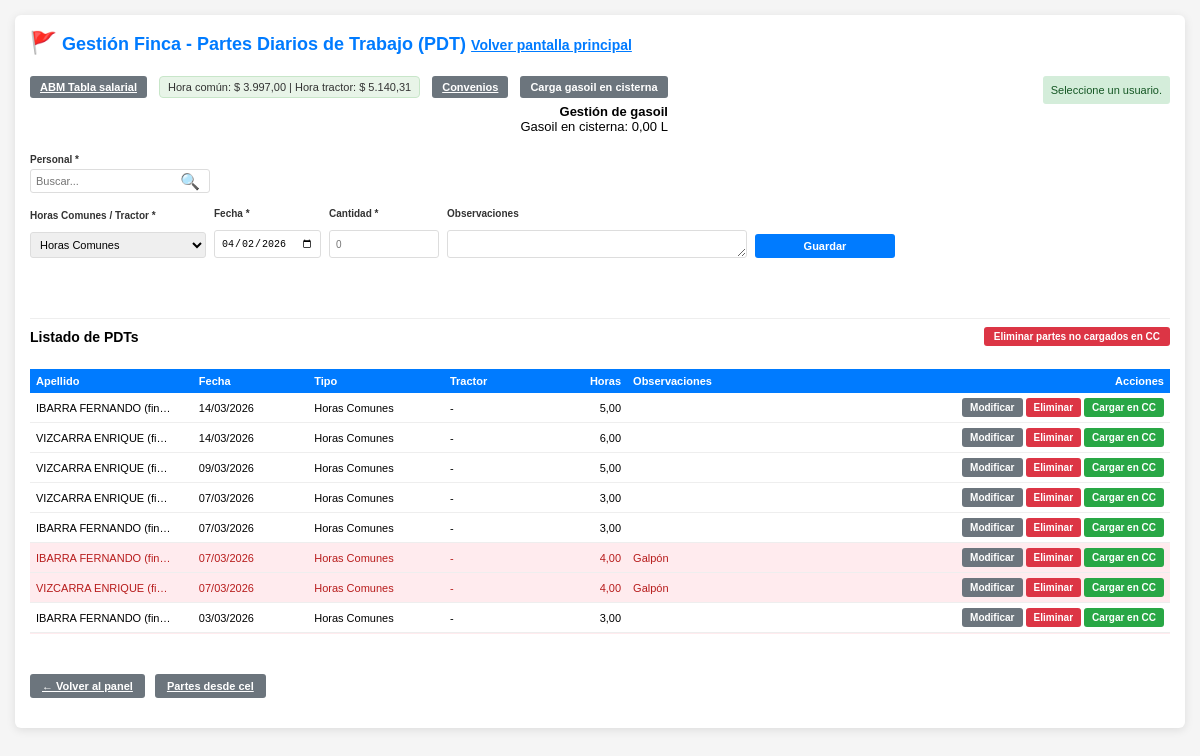
Page /gestionar_finca.php?cc=sin_usuario (signed in) on the earlier database version.
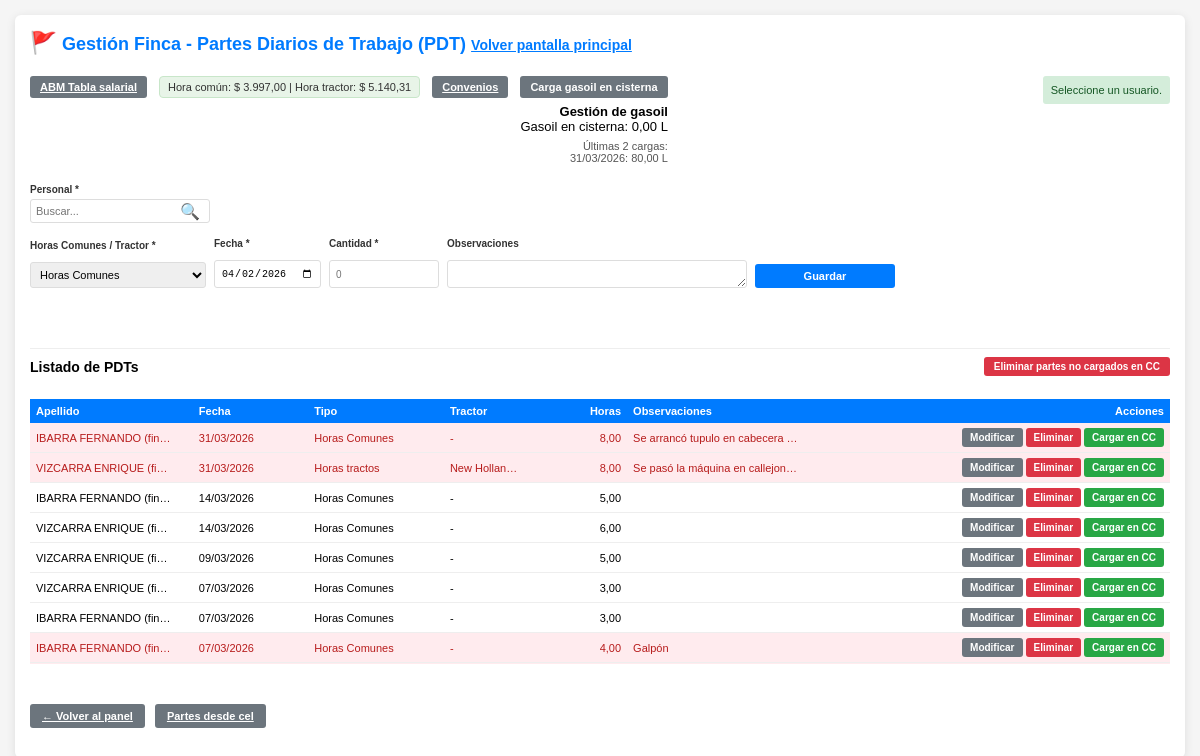
Same page on the later database version.
### tables this page shows
CREATE TABLE `pdt` (
  `id` int(11) NOT NULL AUTO_INCREMENT,
  `usuario_id` int(11) NOT NULL,
  `tipo_horas` enum('Horas tractos','Horas Comunes') NOT NULL DEFAULT 'Horas Comunes',
  `tractor` varchar(100) DEFAULT NULL,
  `fecha` date NOT NULL,
  `horas` decimal(5,2) DEFAULT 0.00,
  `cant_gasoil` decimal(6,2) DEFAULT NULL,
  `cambio_aceite` tinyint(1) DEFAULT 0,
  `en_cc` tinyint(1) DEFAULT 0,
  `observaciones` text DEFAULT NULL,
  `fecha_creacion` timestamp NOT NULL DEFAULT current_timestamp(),
  `fecha_modificacion` timestamp NOT NULL DEFAULT current_timestamp() ON UPDATE current_timestamp(),
  PRIMARY KEY (`id`),
  KEY `idx_usuario` (`usuario_id`),
  KEY `idx_fecha` (`fecha`),
  CONSTRAINT `pdt_ibfk_1` FOREIGN KEY (`usuario_id`) REFERENCES `usuarios` (`id`) ON DELETE CASCADE
);

CREATE TABLE `usuarios` (
  `id` int(11) NOT NULL AUTO_INCREMENT,
  `apellido` varchar(150) NOT NULL,
  `dni` varchar(20) NOT NULL,
  `cuit` varchar(25) DEFAULT NULL,
  `domicilio` varchar(200) DEFAULT NULL,
  `email` varchar(100) DEFAULT NULL,
  `celular` varchar(20) DEFAULT NULL,
  `consorcio` varchar(100) DEFAULT NULL,
  PRIMARY KEY (`id`)
);

### gestionar_finca.php (the view, shortened to what the changed rows need)
<?php
include 'db.php';
$desde_cel = DESDE_CEL;
if ($desde_cel) {
    $form_action_url = 'partes_desde_cel.php';
    $titulo_pagina = 'Partes desde cel';
} else {
    $form_action_url = 'gestionar_finca.php';
    $titulo_pagina = 'Gestión Finca - Partes Diarios de Trabajo (PDT)';
}
$es_nivel_0 = (isset($_SESSION['acceso_nivel']) && (int)$_SESSION['acceso_nivel'] === 0);
$lista_pdt = [];
$sql_lista = "SELECT p.id, p.usuario_id, p.tipo_horas, p.tractor, p.fecha, p.horas, p.cant_gasoil, p.cambio_aceite, p.en_cc, p.observaciones, u.apellido AS usuario_nombre FROM pdt p INNER JOIN usuarios u ON u.id = p.usuario_id ORDER BY p.fecha DESC, p.id DESC LIMIT 200";
$res_lista = mysqli_query($conexion, $sql_lista);
if ($res_lista) {
    while ($row = mysqli_fetch_assoc($res_lista)) {
        $keys = array_map('strtolower', array_keys($row));
        $combined = @array_combine($keys, array_values($row));
        $lista_pdt[] = (is_array($combined) ? $combined : $row);
    }
}
$gasoil_en_sisterna = 0;
$r_g = mysqli_query($conexion, "SELECT COALESCE(SUM(cantidad), 0) AS total FROM gasoil");
if ($r_g && $f_g = mysqli_fetch_assoc($r_g)) {
    $gasoil_en_sisterna = (float)$f_g['total'];
}
$ultimas_cargas_gasoil = [];
$r_cargas = mysqli_query($conexion, "SELECT fecha, cantidad FROM gasoil WHERE cantidad > 0 ORDER BY fecha DESC, id DESC LIMIT 2");
if ($r_cargas) {
    while ($c = mysqli_fetch_assoc($r_cargas)) {
        $ultimas_cargas_gasoil[] = ['fecha' => $c['fecha'], 'cantidad' => (float)$c['cantidad']];
    }
}
?>
<!DOCTYPE html>
<html lang="es">
<head>
</head>
<?php
        $url_esc_volver = $desde_cel ? ($es_nivel_0 ? 'logout.php' : 'gestionar_finca.php') : 'index.php';
        $js_esc = "if((e.keyCode||e.which)==27){var f=document.getElementById('formCargaGasoilSisterna');if(f&&f.style.display!='none'){f.style.display='none';return false;}";
        $js_esc .= "location.href='".addslashes($url_esc_volver)."';return false;}";
        ?>
<body onkeydown="var e=event||window.event;<?= $js_esc ?>">
    <div class="container">
        <div style="display: flex; align-items: flex-start; justify-content: space-between; gap: 20px; flex-wrap: wrap; margin-bottom: 15px;">
            <h2 style="margin: 0;"><span style="font-size: 1.2em;" title="PDT">🚩</span> <?= htmlspecialchars($titulo_pagina) ?> <a href="<?= $desde_cel ? ($es_nivel_0 ? 'logout.php' : 'gestionar_finca.php') : 'index.php' ?>" id="linkVolverEsc" style="font-size: 14px; color: #007bff;" title="Volver (ESC)">Volver pantalla principal</a></h2>
            <div style="text-align: right; flex-shrink: 0; display: flex; align-items: flex-start; gap: 12px; flex-wrap: wrap;">
                <div class="seccion-carga-gasoil" style="display: flex; flex-direction: column; gap: 6px;">
                <div style="font-size: 13px;">
                    <strong>Gestión de gasoil</strong><br>
                    Gasoil en cisterna: <span id="gasoilEnSisternaVal"><?= number_format($gasoil_en_sisterna, 2, ',', '') ?></span> L
                    <?php if (!empty($ultimas_cargas_gasoil)): ?>
                    <div style="margin-top: 6px; font-size: 11px; color: #555;">
                        Últimas 2 cargas:<br>
                        <?php foreach ($ultimas_cargas_gasoil as $c): ?>
                        <?= date('d/m/Y', strtotime($c['fecha'])) ?>: <?= number_format($c['cantidad'], 2, ',', '') ?> L<br>
                        <?php endforeach; ?>
                    </div>
                    <?php endif; ?>
                </div>
            </div>
        </div>
        <div style="margin-top: 24px; padding-top: 8px; position: relative; z-index: 2; clear: both; width: 100%; border-top: 1px solid #eee;">
            <div id="grid1" class="wrap-tabla-pdt">
        <table class="tabla-listado-pdt">
            <colgroup>
            </colgroup>
            <thead>
                <tr>
                    <th class="col-apellido">Apellido</th>
                    <th class="col-fecha">Fecha</th>
                    <th class="col-tipo">Tipo</th>
                    <th class="col-tractor">Tractor</th>
                    <th class="col-horas">Horas</th>
                    <th class="col-observaciones">Observaciones</th>
                    <th class="col-acciones">Acciones</th>
                </tr>
            </thead>
            <tbody>
                <?php $tiene_datos = count($lista_pdt) > 0; ?>
                <?php if ($tiene_datos): ?>
                    <?php foreach ($lista_pdt as $pdt): ?>
                        <?php
                        $p = function($k, $def = '') use ($pdt) {
                            $v = $pdt[$k] ?? $pdt[strtoupper($k)] ?? $pdt[ucfirst($k)] ?? $def;
                            return $v !== null && $v !== '' ? $v : $def;
                        };
                        $tiene_obs = !empty(trim((string)$p('observaciones', '')));
                        $uid = (int)$p('usuario_id', 0);
                        $nom = htmlspecialchars((string)$p('usuario_nombre', '-'));
                        $tipo = htmlspecialchars((string)$p('tipo_horas', '-'));
                        $tractor = htmlspecialchars((string)($p('tractor') ?: '-'));
                        $fechaRaw = $p('fecha', '');
                        $fechaFmt = $fechaRaw ? @date('d/m/Y', strtotime($fechaRaw)) : '-';
                        $horas = (float)$p('horas', 0);
                        $encc = (isset($pdt['en_cc']) ? (int)$pdt['en_cc'] : (int)($pdt['en_cc'] ?? 0));
                        $obs_raw = trim((string)$p('observaciones', ''));
                        $nom_show = (string)$nom; if (function_exists('mb_strlen') && function_exists('mb_substr') && mb_strlen($nom_show) > 20) { $nom_show = mb_substr($nom_show, 0, 20) . '…'; } elseif (strlen($nom_show) > 20) { $nom_show = substr($nom_show, 0, 20) . '…'; }
                        $tipo_show = (string)$tipo;
                        $tractor_show = (string)$tractor; if (function_exists('mb_strlen') && function_exists('mb_substr') && mb_strlen($tractor_show) > 10) { $tractor_show = mb_substr($tractor_show, 0, 10) . '…'; } elseif (strlen($tractor_show) > 10) { $tractor_show = substr($tractor_show, 0, 10) . '…'; }
                        $obs_show = (string)$obs_raw; if (function_exists('mb_strlen') && function_exists('mb_substr') && mb_strlen($obs_show) > 30) { $obs_show = mb_substr($obs_show, 0, 30) . '…'; } elseif (strlen($obs_show) > 30) { $obs_show = substr($obs_show, 0, 30) . '…'; }
                        $fecha_pdt = $fechaRaw ? substr($fechaRaw, 0, 10) : '';
                        $hoy = date('Y-m-d');
                        $ayer = date('Y-m-d', strtotime('-1 day'));
                        $mostrar_mod_elim = !$desde_cel || ($fecha_pdt === $hoy || $fecha_pdt === $ayer);
                        ?>
                        <tr class="fila-pdt<?= $tiene_obs ? ' fila-con-observaciones' : '' ?>" data-usuario-id="<?= $uid ?>"<?= $tiene_obs ? ' title="Clic para ver observaciones"' : '' ?>>
                            <?php $horas_show = number_format($horas, 2, ',', '.'); if (strlen($horas_show) > 6) { $horas_show = substr($horas_show, 0, 6) . '…'; } ?>
                            <td class="col-apellido" title="<?= $nom ?>"><?= $nom_show ?></td>
                            <td class="col-fecha" title="<?= $fechaFmt ?>"><?= $fechaFmt ?></td>
                            <td class="col-tipo" title="<?= $tipo ?>"><?= $tipo_show ?></td>
                            <td class="col-tractor" title="<?= $tractor ?>"><?= $tractor_show ?></td>
                            <td class="col-horas" title="<?= number_format($horas, 2, ',', '.') ?>"><?= $horas_show ?></td>
                            <td class="col-observaciones" title="<?= htmlspecialchars($obs_raw) ?>"><?= htmlspecialchars($obs_show) ?></td>
                            <td class="col-acciones">
                                <div style="display: flex; justify-content: flex-end; width: 100%;">
                                <div class="acciones-botones">
                                    <?php if ($mostrar_mod_elim): ?>
                                    <form method="POST" action="<?= htmlspecialchars($form_action_url) ?>" style="display:inline;">
                                        <button type="submit" name="editar" class="btn btn-secondary">Modificar</button>
                                    </form>
                                    <form method="POST" action="<?= htmlspecialchars($form_action_url) ?>" style="display:inline;">
                                        <button type="submit" name="eliminar" class="btn btn-danger" onclick="return confirm('¿Eliminar este PDT?')">Eliminar</button>
                                    </form>
                                    <?php endif; ?>
                                    <?php if ($encc == 0 && !$desde_cel): ?>
                                    <form method="POST" action="<?= htmlspecialchars($form_action_url) ?>" style="display:inline;">
                                        <button type="submit" name="cargar_cc" class="btn btn-success">Cargar en CC</button>
                                    </form>
                                    <?php endif; ?>
                                </div>
                                </div>
                            </td>
                        </tr>
                    <?php endforeach; ?>
                <?php else: ?>
                    <tr>
                        <td colspan="7" style="text-align: center; padding: 15px; color: #666; font-size: 11px;">No hay partes diarios de trabajo registrados.</td>
                    </tr>
                <?php endif; ?>
            </tbody>
        </table>
            </div>
        </div>
    </div>
</body>
</html>

Differences in the rows shown:
no longer on this page (row unchanged): pdt: usuario.apellido "VIZCARRA ENRIQUE (fi…", fecha "07/03/2026", tipo_horas "Horas Comunes", tractor "-", horas "4,00", observaciones "Galpón"
no longer on this page (row unchanged): pdt: usuario.apellido "IBARRA FERNANDO (fin…", fecha "03/03/2026", tipo_horas "Horas Comunes", tractor "-", horas "3,00"
added pdt: usuario.apellido "IBARRA FERNANDO (fin…", fecha "31/03/2026", tipo_horas "Horas Comunes", tractor "-", horas "8,00", observaciones "Se arrancó tupulo en cabecera …"
added pdt: usuario.apellido "VIZCARRA ENRIQUE (fi…", fecha "31/03/2026", tipo_horas "Horas tractos", tractor "New Hollan…", horas "8,00", observaciones "Se pasó la máquina en callejon…"
Other differences:
text now shown: "Últimas 2 cargas:"
new list line: "31/03/2026 : 80,00 L"
